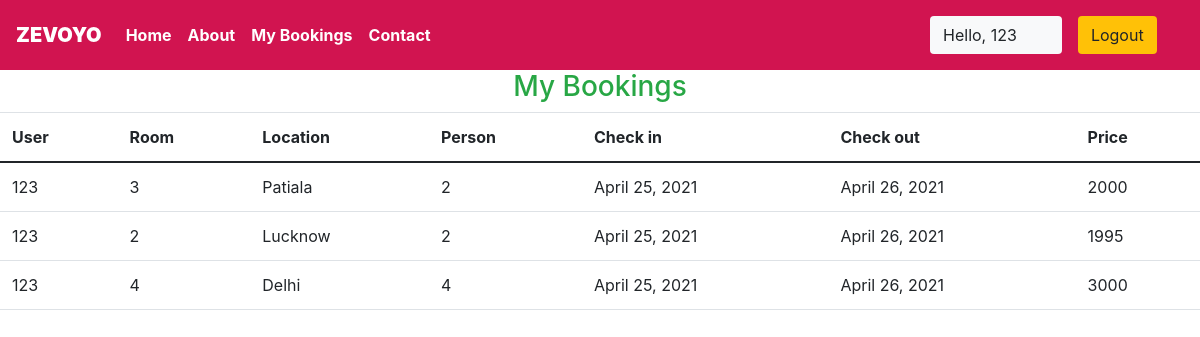
Screenshot of /myApp/user/bookings/ (signed in) with the database file from the repository.
### myApp/models.py (models this page shows, shortened)
class Reservation(models.Model):
    checkIn = models.DateField(auto_now = False)
    checkOut = models.DateField()
    room = models.ForeignKey(Rooms, on_delete = models.CASCADE)
    guest = models.ForeignKey(User, on_delete = models.CASCADE)
    bookingId = models.CharField(max_length = 100, default = 'null')

class Rooms(models.Model):
    ROOM_STATUS = (
        ('1', 'Available'),
        ('2', 'Not Available')
    )
    ROOM_TYPE = (
        ('1', 'Premimum'),
        ('2', 'Deluxe'),
        ('3', 'Basic')
    )
    roomType = models.CharField(max_length = 50, choices = ROOM_TYPE)
    capacity = models.IntegerField()
    price = models.IntegerField()
    size = models.IntegerField()
    hotel = models.ForeignKey(Hotels, on_delete = models.CASCADE)
    status = models.CharField(choices = ROOM_STATUS, max_length = 15)
    roomNumber = models.IntegerField()

class Hotels(models.Model):
    name = models.CharField(max_length = 30,default="Zevoyo")
    owner = models.CharField(max_length = 30)
    location = models.CharField(max_length = 50)
    city = models.CharField(max_length = 20)
    state = models.CharField(max_length = 15,default="Punjab")
    country = models.CharField(max_length = 20,default="India")

### myApp/views.py (the view)
# urls.py: path('user/bookings/', views.user_bookings,name="dashboard"),
@login_required(login_url='/user')
def user_bookings(request):
    if request.user.is_authenticated==False:
        return redirect('userlogin')
    user=User.objects.all().get(id=request.user.id)
    bookings = Reservation.objects.all().filter(guest=user)
    if not bookings:
        messages.warning(request,"No Bookings Found")
    return HttpResponse(render(request,'user/mybookings.html', {'bookings': bookings}))

### myApp/templates/user/mybookings.html
{% extends 'basic.html' %} {% block title %}Dashboard {% endblock title %} {% block body %} {% load app_tags %}
<h3 class="text-center  text-success">My Bookings </h3>
<table class="table">
    <thead>
        <th>User</th>
        <th>Room</th>
        <th>Location</th>
        <th>Person</th>
        <th>Check in</th>
        <th>Check out</th>
        <th>Price</th>
    </thead>
    {% for each_booking in bookings %}
    <tr>
        <td>{{each_booking.guest.username}}</td>
        <td>{{each_booking.room.roomNumber}}</td>
        <td>{{each_booking.room.hotel.location}}</td>
        <td>{{each_booking.room.capacity}}</td>
        <td>{{each_booking.checkIn}}</td>
        <td>{{each_booking.checkOut}}</td>
        <td>{{each_booking.room.price}}</td>
    </tr>
    {% endfor %}
</table>
{% endblock body %}

### myApp/templates/basic.html (shortened to what this page needs)
{% load static %}
<!DOCTYPE HTML>
<html>
<head>
    <link rel="stylesheet" href="https://use.fontawesome.com/releases/v5.7.0/css/all.css">
    <link href="https://cdn.jsdelivr.net/npm/bootstrap@5.0.0-beta3/dist/css/bootstrap.min.css" rel="stylesheet">
    <link rel="stylesheet" href="https://maxcdn.bootstrapcdn.com/bootstrap/4.5.0/css/bootstrap.min.css">
</head>
<body>
    <div class="container-fluid px-0">
        <nav class="navbar navbar-expand-lg navbar-dark font-weight-bold">
            <a class="navbar-brand text-bold bg-black">
                <b>ZEVOYO</b>
            </a>
            <div class="collapse navbar-collapse" id="navbarSupportedContent">
                <ul class="navbar-nav mr-auto">
                    <li class="nav-item active">
                        <a class="nav-link text-bold" href="/myApp/">Home</a>
                    </li>
                    <li class="nav-item active">
                        <a class="nav-link text-bold" href="/myApp/about/">About</a>
                    </li>
                    {% if user.is_staff %}
                    <li class="nav-item active">
                        <a class="nav-link text-bold" href="/myApp/staff/dashboard/">Dashboard</a>
                    </li>
                    {% elif user.is_staff == False and user.is_authenticated %}
                    <li class="nav-item active">
                        <a class="nav-link text-bold" href="/myApp/user/bookings/">My Bookings</a>
                    </li>
                    {% endif %}
                    <li class="nav-item active">
                        <a class="nav-link text-bold" href="/myApp/contact/">Contact</a>
                    </li>
                </ul>
                {% if user.is_authenticated %}
                <button class="btn btn-group bg-light" data-toggle="modal" data-target="#forlogin">
                        Hello, {{ user.get_username }}
                        <a href="/myApp/logout/" class="nav-link">
                            <button class="btn btn-group bg-warning" data-toggle="modal" data-target="#forlogin">
                                Logout
                            </button>
                </a>
                </button>
                {% endif %}
            </div>
        </nav>
    </div>
         {% block body %} {% endblock body %}
</body>
</html>

### myApp/templates/basic.html (style rules this page uses)
a { text-decoration: none; }
nav { background-color: #d11450; }

### rows the page displays
Reservation: guest.username "123", room.roomNumber "3", room.hotel.location "Patiala", room.capacity "2", checkIn "April 25, 2021", checkOut "April 26, 2021", room.price "2000"
Reservation: guest.username "123", room.roomNumber "2", room.hotel.location "Lucknow", room.capacity "2", checkIn "April 25, 2021", checkOut "April 26, 2021", room.price "1995"
Reservation: guest.username "123", room.roomNumber "4", room.hotel.location "Delhi", room.capacity "4", checkIn "April 25, 2021", checkOut "April 26, 2021", room.price "3000"

### other values shown
{{ user.get_username }} "123"
